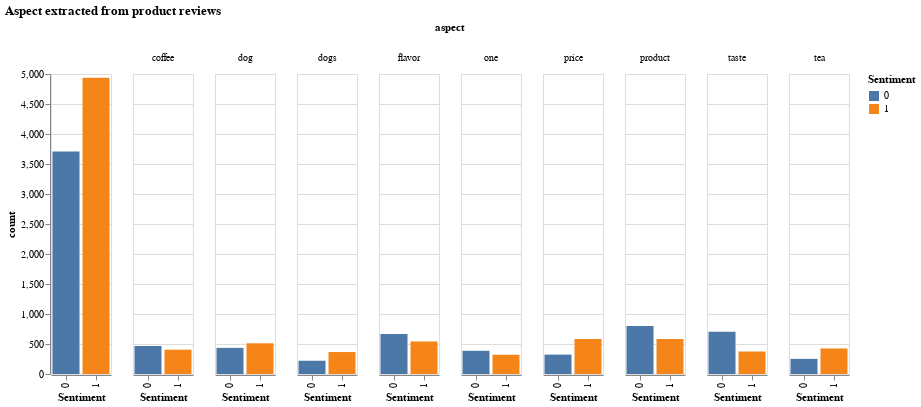

Notebook code cell kept with this figure:
### Code cell
top_aspects = df['aspect'].value_counts().head(10).index
temp1 = df[df['aspect'].isin(top_aspects)].groupby(['aspect', 'Sentiment']).size().reset_index(name='count')
alt.Chart(temp1, title='Aspect extracted from product reviews').mark_bar().encode(
    alt.X('Sentiment:O'),
    alt.Y("count"),
    color='Sentiment:N',
    column='aspect'
).properties(width=60)

### Figure 1 — Vega-Lite specification as saved in the notebook (floating-point values rounded to 4 significant figures)
{"config": {"view": {"continuousWidth": 400, "continuousHeight": 300}}, "data": {"name": "data-16f6c0c0f8c4d4dad5efcc988033684b"}, "mark": "bar", "encoding": {"color": {"type": "nominal", "field": "Sentiment"}, "column": {"type": "nominal", "field": "aspect"}, "x": {"type": "ordinal", "field": "Sentiment"}, "y": {"type": "quantitative", "field": "count"}}, "title": "Aspect extracted from product reviews", "width": 60, "$schema": "https://vega.github.io/schema/vega-lite/v4.8.1.json", "datasets": {"data-16f6c0c0f8c4d4dad5efcc988033684b": [{"aspect": "", "Sentiment": 0, "count": 3707}, {"aspect": "", "Sentiment": 1, "count": 4939}, {"aspect": "coffee", "Sentiment": 0, "count": 467}, {"aspect": "coffee", "Sentiment": 1, "count": 405}, {"aspect": "dog", "Sentiment": 0, "count": 435}, {"aspect": "dog", "Sentiment": 1, "count": 512}, {"aspect": "dogs", "Sentiment": 0, "count": 221}, {"aspect": "dogs", "Sentiment": 1, "count": 366}, {"aspect": "flavor", "Sentiment": 0, "count": 668}, {"aspect": "flavor", "Sentiment": 1, "count": 542}, {"aspect": "one", "Sentiment": 0, "count": 387}, {"aspect": "one", "Sentiment": 1, "count": 321}, {"aspect": "price", "Sentiment": 0, "count": 323}, {"aspect": "price", "Sentiment": 1, "count": 583}, {"aspect": "product", "Sentiment": 0, "count": 798}, {"aspect": "product", "Sentiment": 1, "count": 583}, {"aspect": "taste", "Sentiment": 0, "count": 703}, {"aspect": "taste", "Sentiment": 1, "count": 375}, {"aspect": "tea", "Sentiment": 0, "count": 252}, {"aspect": "tea", "Sentiment": 1, "count": 426}]}}
